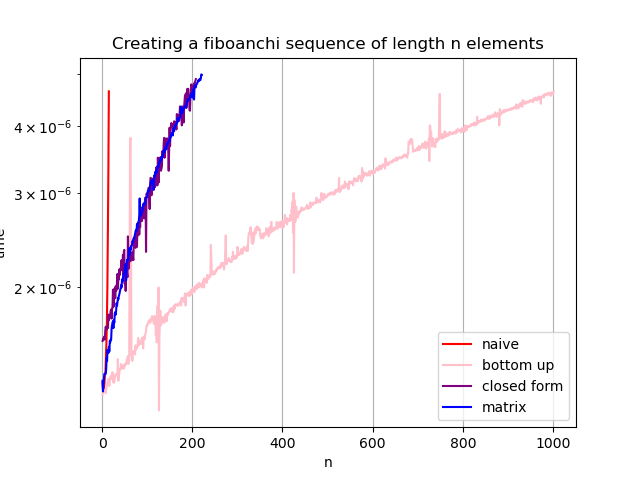

Source code (Python):
'''
CH-231-A
a5_p1.cpp
Timofei Podkorytov
[email redacted]
[email redacted]
'''
import numpy as np
import matplotlib.pyplot as plt
import pandas as pd
'''
In this section we plot the data on a graph
'''
file=open("out.txt")
data=file.readlines()#opening the file
numb=len(data)
title = "Creating a fiboanchi sequence of length n elements"
plt.title(title)
labels=["naive", "bottom up", "closed form","matrix"]#labels for graphs and table
colors=["red", "pink", "purple", "blue"]
i=0
rows=[]
#we plot the data on a graph
for line in data:#here we extract the actual data
    row=[float(el) for el in line.split()]
    rows.append(row)
    x=np.linspace(1,len(row)+1, len(row))#create an arguement
    plt.plot(x,np.array(row), label=labels[i], color=colors[i])
    i+=1
#we add some detials to the graph
plt.xlabel("n")
plt.ylabel("time")
plt.grid()
plt.legend()
plt.yscale('log')
plt.savefig("graph.png")#save the file
file.close()#close the file
'''
This section is needed to create the table and output it to csv
'''
labelstable=[]
i=0
for lab in labels:
    labelstable.append(lab+" "+str(len(rows[i])))
    i+=1

table=pd.DataFrame(columns=labelstable)#create a data frame
i=0
maxln=max([len(el) for el in rows])#maximum lemgth in order to fill the gaps
for el in labelstable:
    table[el]=rows[i]+[-1]*(maxln-len(rows[i]))#we fill the gaps
    i+=1
table.to_csv("table.csv", sep=',', index=False, encoding='utf-8')#save as a file

